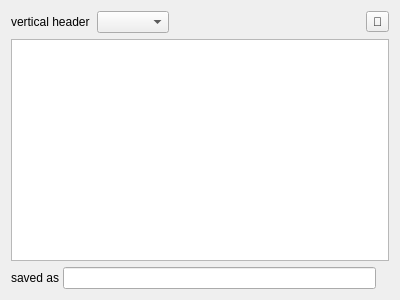
<?xml version="1.0" encoding="UTF-8"?>
<ui version="4.0">
 <class>Form</class>
 <widget class="QWidget" name="Form">
  <property name="geometry">
   <rect>
    <x>0</x>
    <y>0</y>
    <width>400</width>
    <height>300</height>
   </rect>
  </property>
  <property name="windowTitle">
   <string>Form</string>
  </property>
  <layout class="QVBoxLayout" name="verticalLayout">
   <item>
    <layout class="QHBoxLayout" name="horizontalLayout">
     <property name="spacing">
      <number>0</number>
     </property>
     <item>
      <widget class="QLabel" name="label_2">
       <property name="text">
        <string>vertical header  </string>
       </property>
      </widget>
     </item>
     <item>
      <widget class="QComboBox" name="Vheader"/>
     </item>
     <item>
      <spacer name="horizontalSpacer">
       <property name="orientation">
        <enum>Qt::Horizontal</enum>
       </property>
       <property name="sizeHint" stdset="0">
        <size>
         <width>40</width>
         <height>20</height>
        </size>
       </property>
      </spacer>
     </item>
     <item>
      <widget class="QToolButton" name="save">
       <property name="text">
        <string>💾</string>
       </property>
      </widget>
     </item>
    </layout>
   </item>
   <item>
    <widget class="QTableView" name="table">
     <property name="alternatingRowColors">
      <bool>true</bool>
     </property>
     <property name="sortingEnabled">
      <bool>true</bool>
     </property>
     <property name="cornerButtonEnabled">
      <bool>true</bool>
     </property>
     <attribute name="horizontalHeaderCascadingSectionResizes">
      <bool>true</bool>
     </attribute>
     <attribute name="horizontalHeaderShowSortIndicator" stdset="0">
      <bool>true</bool>
     </attribute>
     <attribute name="verticalHeaderShowSortIndicator" stdset="0">
      <bool>false</bool>
     </attribute>
    </widget>
   </item>
   <item>
    <layout class="QHBoxLayout" name="infos">
     <item>
      <widget class="QWidget" name="leftfoot" native="true">
       <layout class="QHBoxLayout" name="horizontalLayout_2">
        <property name="spacing">
         <number>0</number>
        </property>
        <property name="leftMargin">
         <number>0</number>
        </property>
        <property name="topMargin">
         <number>0</number>
        </property>
        <property name="rightMargin">
         <number>0</number>
        </property>
        <property name="bottomMargin">
         <number>0</number>
        </property>
        <item>
         <widget class="QLabel" name="label">
          <property name="text">
           <string>saved as </string>
          </property>
         </widget>
        </item>
        <item>
         <widget class="QLineEdit" name="path">
          <property name="styleSheet">
           <string notr="true"/>
          </property>
          <property name="readOnly">
           <bool>true</bool>
          </property>
         </widget>
        </item>
       </layout>
      </widget>
     </item>
     <item alignment="Qt::AlignRight">
      <widget class="QLabel" name="rightfoot">
       <property name="text">
        <string/>
       </property>
      </widget>
     </item>
    </layout>
   </item>
  </layout>
 </widget>
 <resources/>
 <connections/>
</ui>
